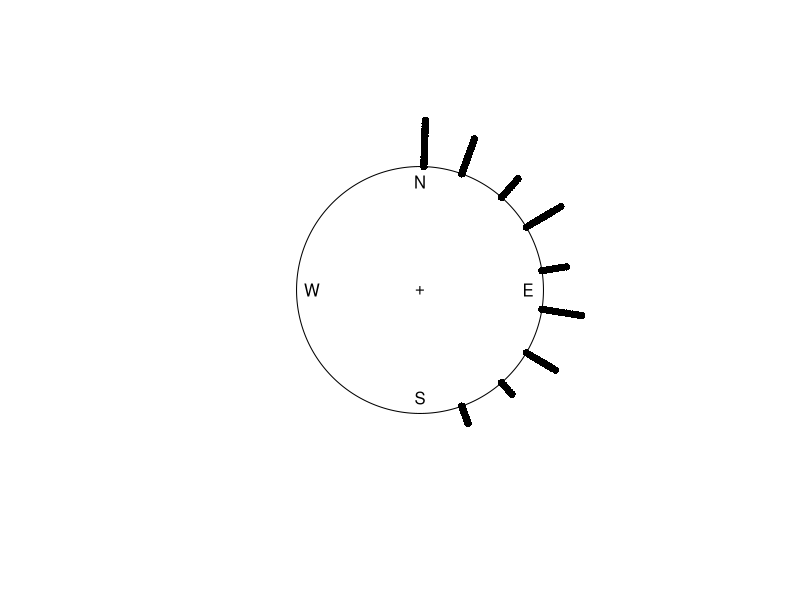

Write R code to recreate this figure.
library(circular)


### Name: fisherB8
### Title: B.8 Orientations of pebbles
### Aliases: fisherB8 fisherB8c
### Keywords: datasets

### ** Examples

data(fisherB8c)
plot(fisherB8c, stack=TRUE, shrink=1.5)
